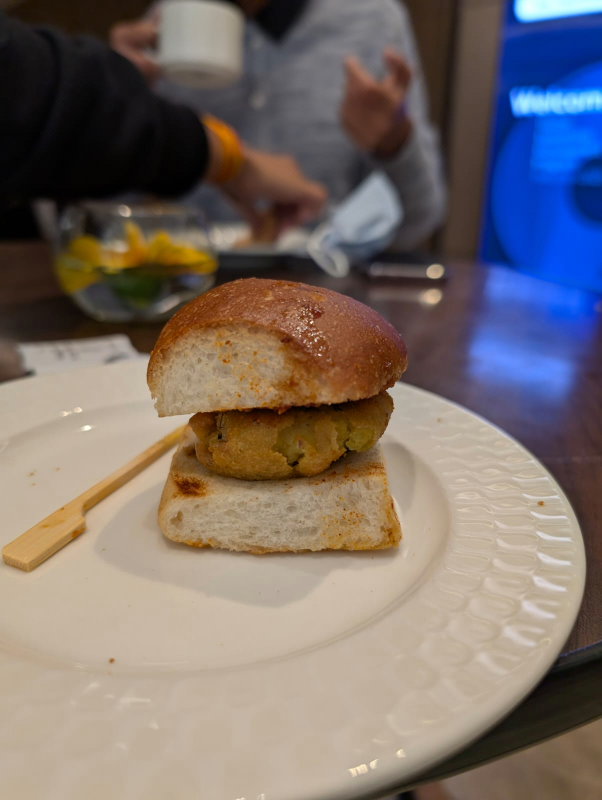
#> input picture stego_image.png, 1204 x 1600 px (shown at 1/2 size); its folder holds only this picture in this run
$ python -i watermark_topleft.py   (imports and definitions only)
#> lines starting #> are read from the running program, lines starting #| are printed output that depends on the picture; after the words box and inside, x2 and y2 are one past the last pixel; in counts of white or black regions, pixels touching at a corner belong together
### backend/logging_utils.py
import logging
import os
from datetime import datetime
import pytz


class VerbosityLogger:
    """
    A logger class that supports verbosity levels and provides info and error logging capabilities.
    Logs with verbosity level less than or equal to the set level will be logged.
    """

    def __init__(self, verbosity: int = 1):
        self._verbosity = max(1, min(8, verbosity))  # Clamp between 1 and 8
        self._current_verbosity = 1

        # Configure root logger for Django logs
        root_logger = logging.getLogger()
        if root_logger.hasHandlers():
            root_logger.handlers.clear()
        root_logger.setLevel(logging.INFO)

        # Configure our app logger
        self._logger = logging.getLogger("django_app")
        if self._logger.hasHandlers():
            self._logger.handlers.clear()
        self._logger.setLevel(logging.INFO)

        # Create logs directory if it doesn't exist
        log_dir = "logs"
        os.makedirs(log_dir, exist_ok=True)

        # Create formatters with IST timezone
        ist_tz = pytz.timezone("Asia/Kolkata")

        class ISTFormatter(logging.Formatter):
            def formatTime(self, record, datefmt=None):
                dt = datetime.fromtimestamp(record.created, tz=ist_tz)
                return dt.strftime(datefmt or "%Y-%m-%d %H:%M:%S %Z")

        # Custom formatter for Django logs
        class DjangoFormatter(ISTFormatter):
            # [4 lines left out: function format, not called in this run]

        file_formatter = ISTFormatter(
            "%(asctime)s [%(levelname)s] %(message)s", datefmt="%Y-%m-%d %H:%M:%S %Z"
        )
        console_formatter = ISTFormatter("%(asctime)s %(message)s")
        django_formatter = DjangoFormatter(
            "%(asctime)s [%(levelname)s] %(message)s", datefmt="%Y-%m-%d %H:%M:%S %Z"
        )  # Empty format string as Django provides its own format

        # File handler - Change to use server.log
        file_handler = logging.FileHandler(os.path.join(log_dir, "server.log"))
        file_handler.setFormatter(file_formatter)
        self._logger.addHandler(file_handler)

        # Django file handler
        django_file_handler = logging.FileHandler(os.path.join(log_dir, "server.log"))
        django_file_handler.setFormatter(django_formatter)
        root_logger.addHandler(django_file_handler)

        # Console handlers
        console_handler = logging.StreamHandler()
        console_handler.setFormatter(console_formatter)
        self._logger.addHandler(console_handler)

        django_console_handler = logging.StreamHandler()
        django_console_handler.setFormatter(django_formatter)
        root_logger.addHandler(django_console_handler)

        # Prevent propagation to root logger for our app logger
        self._logger.propagate = False

    # [4 lines left out: function V, not called in this run]

    def _should_log(self) -> bool:
        """Check if the current verbosity level should be logged."""
        return self._current_verbosity <= self._verbosity

    def _reset_verbosity(self) -> None:
        """Reset verbosity to default level after logging."""
        self._current_verbosity = 1

    # [15 lines left out: functions info, error, not called in this run]


# Global logger instance
logger = VerbosityLogger()


# [8 lines left out: function set_verbosity, not called in this run]

### base/watermark_topleft.py
import numpy as np
import pywt
from PIL import Image
from scipy.fftpack import dct, idct
from pathlib import Path
from backend.logging_utils import logger
import cv2


class WaveletDCTWatermark:
    def __init__(self, base_path=None):
        """Initialize the watermarking system with base path"""
        self.base_path = Path(base_path) if base_path else Path.cwd()
        self.dataset_path = self.base_path / "media" / "dataset"
        self.result_path = self.base_path / "media" / "result"

        # Watermark strength factor
        self.alpha = 0.2

        # Create necessary directories
        self.dataset_path.mkdir(exist_ok=True)
        self.result_path.mkdir(exist_ok=True)

    def convert_image(self, image_path, max_size, to_grayscale=False):
        """Convert and resize an image from a file path while preserving aspect ratio.

        Args:
            image_path (str): Path to the image file to process
            max_size (int): Maximum size for either dimension (width or height)
            to_grayscale (bool, optional): Whether to convert image to grayscale. Defaults to False.

        Returns:
            tuple: (image_array, (width, height)) - Processed image as numpy array and its dimensions
        """
        try:
            img = Image.open(image_path).convert("RGBA")  # Convert to RGBA first

            # Handle alpha channel for PNG
            if img.mode == "RGBA":
                # Create white background
                background = Image.new("RGBA", img.size, (255, 255, 255, 255))
                # Composite the image onto the background
                img = Image.alpha_composite(background, img)

            # Convert to RGB for processing
            img = img.convert("RGB")

            # Calculate new dimensions while preserving aspect ratio
            width, height = img.size
            aspect_ratio = width / height

            if width > height:
                new_width = max_size
                new_height = int(max_size / aspect_ratio)
            else:
                new_height = max_size
                new_width = int(max_size * aspect_ratio)

            # Resize image while preserving aspect ratio
            img = img.resize((new_width, new_height), Image.Resampling.LANCZOS)

            if to_grayscale:
                img = img.convert("L")
                img = self.enhance_qr_contrast(img)
                image_array = np.array(img.getdata(), dtype=np.float64).reshape(
                    (new_height, new_width)
                )
            else:
                image_array = np.array(img, dtype=np.float64)

            # Save processed image
            processed_path = self.dataset_path / Path(image_path).name
            img.save(processed_path)

            return image_array, (new_width, new_height)
        except Exception as e:
            logger.error(f"Error processing image {image_path}: {str(e)}")
            raise

    # [112 lines left out: functions fconvert_image, pad_watermark_to_match_aspect, enhance_qr_contrast, not called in this run]

    def otsu_threshold(self, image):
        """Calculate Otsu's threshold"""
        histogram = np.histogram(image, bins=256, range=(0, 256))[0]
        total = histogram.sum()
        current_max = 0
        threshold = 0
        sumT = 0
        weightB = 0
        weightF = 0

        for i in range(256):
            sumT += i * histogram[i]

        for i in range(256):
            weightB += histogram[i]
            if weightB == 0:
                continue
            weightF = total - weightB
            if weightF == 0:
                break

            sumB = 0
            for j in range(i + 1):
                sumB += j * histogram[j]

            meanB = sumB / weightB
            meanF = (sumT - sumB) / weightF

            varBetween = weightB * weightF * (meanB - meanF) ** 2

            if varBetween > current_max:
                current_max = varBetween
                threshold = i

        return threshold

    def process_coefficients(self, image_array, model, level):
        """Process wavelet coefficients for each color channel if RGB"""
        try:
            if len(image_array.shape) == 3:  # RGB image
                coeffs_by_channel = []
                for channel in range(3):
                    coeffs = pywt.wavedec2(
                        data=image_array[:, :, channel], wavelet=model, level=level
                    )
                    coeffs_by_channel.append(list(coeffs))
                return coeffs_by_channel
            else:  # Grayscale image
                coeffs = pywt.wavedec2(data=image_array, wavelet=model, level=level)
                return list(coeffs)
        except Exception as e:
            logger.error(f"Error processing coefficients: {str(e)}")
            raise

    # [21 lines left out: function embed_watermark, not called in this run]

    def get_watermark(self, dct_watermarked_coeff, watermark_size):
        """Extract watermark from DCT coefficients with proper aspect ratio support."""
        try:
            # Extract dimensions from watermark_size tuple
            if isinstance(watermark_size, tuple):
                watermark_height, watermark_width = watermark_size
            else:
                # For backward compatibility
                watermark_height = watermark_width = watermark_size

            # We'll extract values in row-major order (left-to-right, top-to-bottom)
            values = []

            # Only process as many 8x8 blocks as needed for the watermark
            max_blocks_y = (watermark_height + 7) // 8
            max_blocks_x = (watermark_width + 7) // 8

            for x in range(0, min(dct_watermarked_coeff.shape[0], max_blocks_y * 8), 8):
                for y in range(
                    0, min(dct_watermarked_coeff.shape[1], max_blocks_x * 8), 8
                ):
                    coeff_slice = dct_watermarked_coeff[x : x + 8, y : y + 8]
                    # Check if we have a complete 8x8 block
                    if coeff_slice.shape == (8, 8):
                        # Average multiple coefficients for better recovery
                        value = (
                            coeff_slice[4][4] + coeff_slice[5][5] + coeff_slice[6][6]
                        ) / (3 * self.alpha)
                        values.append(value)

            # Calculate how many values we should have for the full watermark
            total_values = watermark_height * watermark_width

            # Ensure we have enough values - pad if necessary
            if len(values) < total_values:
                values.extend([0] * (total_values - len(values)))
            elif len(values) > total_values:
                values = values[:total_values]

            # Reshape to the expected watermark dimensions
            watermark = np.array(values).reshape(watermark_height, watermark_width)

            # Enhance recovered watermark
            watermark = self.enhance_recovered_watermark(watermark)
            return watermark

        except Exception as e:
            logger.error(f"Error extracting watermark: {str(e)}")
            raise

    def enhance_recovered_watermark(self, watermark):
        """Enhanced version of the watermark recovery process."""
        # Normalize to 0-255 range
        if watermark.max() > watermark.min():  # Avoid division by zero
            watermark = (
                (watermark - watermark.min())
                / (watermark.max() - watermark.min())
                * 255
            )
        else:
            watermark = np.zeros_like(watermark)

        # Apply threshold to make QR code more distinct
        threshold = self.otsu_threshold(watermark)
        watermark = np.where(watermark > threshold, 255, 0)

        # Apply morphological operations to enhance QR code
        # Convert to uint8 for OpenCV operations
        watermark_uint8 = watermark.astype(np.uint8)

        # Create a kernel for morphological operations
        kernel = np.ones((3, 3), np.uint8)

        # Apply opening to remove noise (erosion followed by dilation)
        watermark_uint8 = cv2.morphologyEx(watermark_uint8, cv2.MORPH_OPEN, kernel)

        # Apply closing to fill small holes (dilation followed by erosion)
        watermark_uint8 = cv2.morphologyEx(watermark_uint8, cv2.MORPH_CLOSE, kernel)

        return watermark_uint8

    @staticmethod
    def apply_dct(image_array):
        """Apply DCT transform to image"""
        try:
            height, width = image_array.shape
            all_subdct = np.empty((height, width), dtype=np.float64)

            # Process 8x8 blocks
            for i in range(0, height, 8):
                for j in range(0, width, 8):
                    # Handle edge cases where block might be smaller than 8x8
                    block_height = min(8, height - i)
                    block_width = min(8, width - j)

                    if block_height == 8 and block_width == 8:
                        # Full 8x8 block
                        subpixels = image_array[i : i + 8, j : j + 8]
                        subdct = dct(dct(subpixels.T, norm="ortho").T, norm="ortho")
                        all_subdct[i : i + 8, j : j + 8] = subdct
                    else:
                        # Partial block at edges - pad to 8x8
                        subpixels = np.zeros((8, 8), dtype=np.float64)
                        subpixels[:block_height, :block_width] = image_array[
                            i : i + block_height, j : j + block_width
                        ]
                        subdct = dct(dct(subpixels.T, norm="ortho").T, norm="ortho")
                        all_subdct[i : i + block_height, j : j + block_width] = subdct[
                            :block_height, :block_width
                        ]

            return all_subdct
        except Exception as e:
            logger.info(f"Error applying DCT: {str(e)}")
            raise

    # [145 lines left out: functions inverse_dct, save_image, watermark_image, fwatermark_image, not called in this run]

    def recover_watermark(self, image_path, model="haar", level=1):
        """Recover watermark from a watermarked image file with correct aspect ratio."""
        try:
            # Get the original image dimensions
            image_array, (img_width, img_height) = self.convert_image(
                image_path, 2048, to_grayscale=False
            )
#> in convert_image, `background = Image.new("RGBA", img.size, (255, 255, 255, 255))`: background: PIL image 1204x1600 RGBA; every value is 255
#> in convert_image, img is the input picture: PIL image 1204x1600 RGB; mean R, G, B 121.5, 110.9, 106.4
#> img_width = 1541; img_height = 2048
            coeffs_watermarked_image = self.process_coefficients(
                image_array, model, level
            )
#> after the loop in process_coefficients, `for channel in range(3):`: coeffs_by_channel = 3 items
#> coeffs_watermarked_image = 3 items

            # Average watermarks from both green and blue channels
            dct_green = self.apply_dct(coeffs_watermarked_image[1][0])
#> after the loop in apply_dct, `for i in range(0, height, 8):`:
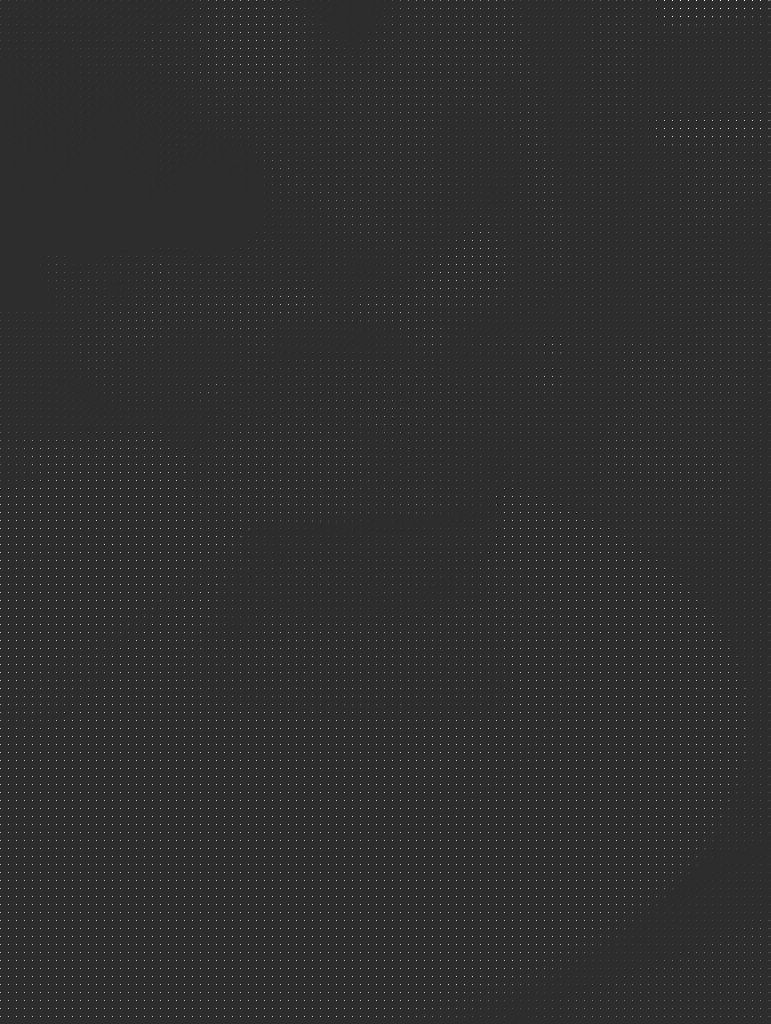
#> all_subdct: shape (1024, 771) float64; min -872.5, max 4064.8, mean 27.8; drawn with min black and max white
            dct_blue = self.apply_dct(coeffs_watermarked_image[2][0])

            # Calculate watermark dimensions maintaining aspect ratio
            # The watermark is in the top-left quarter of the image
            wm_height = img_height // 4
#> wm_height = 512
            wm_width = img_width // 4
#> wm_width = 385

            # Get watermark from both channels
            watermark_green = self.get_watermark(dct_green, (wm_height, wm_width))
#> after the loop in get_watermark, `for x in range(0, min(dct_watermarked_coeff.shape[0], max_blocks_y * 8..`: values = 3136 values, max 87.97 at index 2596, min -139.2 at index 2644, mean -0.0527
#> in otsu_threshold, `histogram = np.histogram(image, bins=256, range=(0, 256))[0]`: histogram = 256 values, max 194522 at index 156, min 0 at index 1, mean 770
#> in otsu_threshold, `total = histogram.sum()`: total = 197120
#> the loop in otsu_threshold, `for i in range(256):` made 256 passes
#> sumT on passes 1 to 3: 0, 0, 0
#> after the loop in otsu_threshold, `for i in range(256):`: sumT = 30749758
#> the loop in otsu_threshold, `for i in range(256):` made 256 passes
#> (weightB, weightF, meanB, current_max) on passes 1, 37, 82, 92, 102, 107, 110, 112, 113, 115, 121, 123: (1, 197119, 0, 4.8e+09), (2, 197118, 18, 7.51e+09), (3, 197117, 39, 8.09e+09), (4, 197116, 52, 8.53e+09), (5, 197115, 61.8, 8.75e+09), (7, 197113, 74.43, 9.18e+09), (8, 197112, 78.75, 9.41e+09), (10, 197110, 85.2, 9.88e+09), (12, 197108, 89.67, 1.04e+10), (13, 197107, 91.54, 1.06e+10), (17, 197103, 98.24, 1.12e+10), (18, 197102, 99.56, 1.13e+10)
#> after the loop in otsu_threshold, `for i in range(256):`: current_max = 1.41e+10; threshold = 138; weightB = 197120
#> in enhance_recovered_watermark, `threshold = self.otsu_threshold(watermark)`: threshold = 138
#> in enhance_recovered_watermark, `watermark = np.where(watermark > threshold, 255, 0)`:
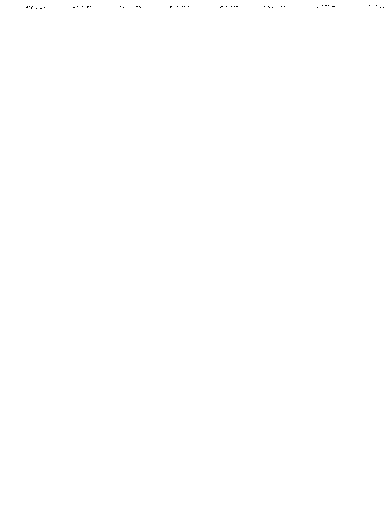
#> watermark: shape (512, 385) int64; 100% white; black in thin lines or dots, all inside (x1, y1, x2, y2) = (26, 5, 384, 9)
#> in enhance_recovered_watermark, `watermark_uint8 = cv2.morphologyEx(watermark_uint8, cv2.MORPH_OPEN, ke..`: watermark_uint8: shape (512, 385); 100% white; black in thin lines or dots, all inside (x1, y1, x2, y2) = (26, 5, 385, 9)
#> in enhance_recovered_watermark, `watermark_uint8 = cv2.morphologyEx(watermark_uint8, cv2.MORPH_CLOSE, k..`: watermark_uint8: shape (512, 385); every value is 255
            watermark_blue = self.get_watermark(dct_blue, (wm_height, wm_width))
#> the loop in otsu_threshold (call 2), `for i in range(256):` made 256 passes
#> the loop in otsu_threshold (call 2), `for i in range(256):` made 256 passes
#> current_max on pass 1: 5.17e+09

            # Average the watermarks from both channels
            watermark_array = (watermark_green + watermark_blue) / 2
#> watermark_array: shape (512, 385) float64; every value is 127

            # Clean up the watermark using binary thresholding
            watermark_array = self.enhance_recovered_watermark(watermark_array)
#> in otsu_threshold (call 3), `histogram = np.histogram(image, bins=256, range=(0, 256))[0]`: image: shape (512, 385) float64; every value is 0
#> in enhance_recovered_watermark (call 3), `watermark_uint8 = watermark.astype(np.uint8)`: watermark_uint8: shape (512, 385); every value is 0

            # Crop out empty areas (all black/white regions) to focus on the actual QR code
            watermark_array = self.crop_to_content(watermark_array)

            # Save recovered watermark
            img = Image.fromarray(np.uint8(watermark_array))
            img.save(self.result_path / "recovered_watermark.jpg")

            return watermark_array
        except Exception as e:
            print(f"Error recovering watermark: {str(e)}")
            raise

    # [37 lines left out: function frecover_watermark, not called in this run]

    def crop_to_content(self, image_array, padding=10):
        """Crop image to content area, removing empty borders."""
        # Ensure image is binary (0 or 255)
        binary = np.where(image_array > 127, 255, 0)

        # Find rows and columns with content
        rows = np.where(np.any(binary < 255, axis=1))[0]
        cols = np.where(np.any(binary < 255, axis=0))[0]

        # Handle empty image case
        if len(rows) == 0 or len(cols) == 0:
            return image_array

        # Get bounds with padding
        top = max(0, rows.min() - padding)
        bottom = min(binary.shape[0], rows.max() + 1 + padding)
        left = max(0, cols.min() - padding)
        right = min(binary.shape[1], cols.max() + 1 + padding)

        # Crop to content area
        return image_array[top:bottom, left:right]
        # [60 lines of commented-out code are left out]

        # [77 lines left out: functions read_qr_code_cv2, fread_qr_code_cv2, not called in this run]


# [34 lines of commented-out code are left out]

>>> result = WaveletDCTWatermark().recover_watermark('../stego_image.png')
